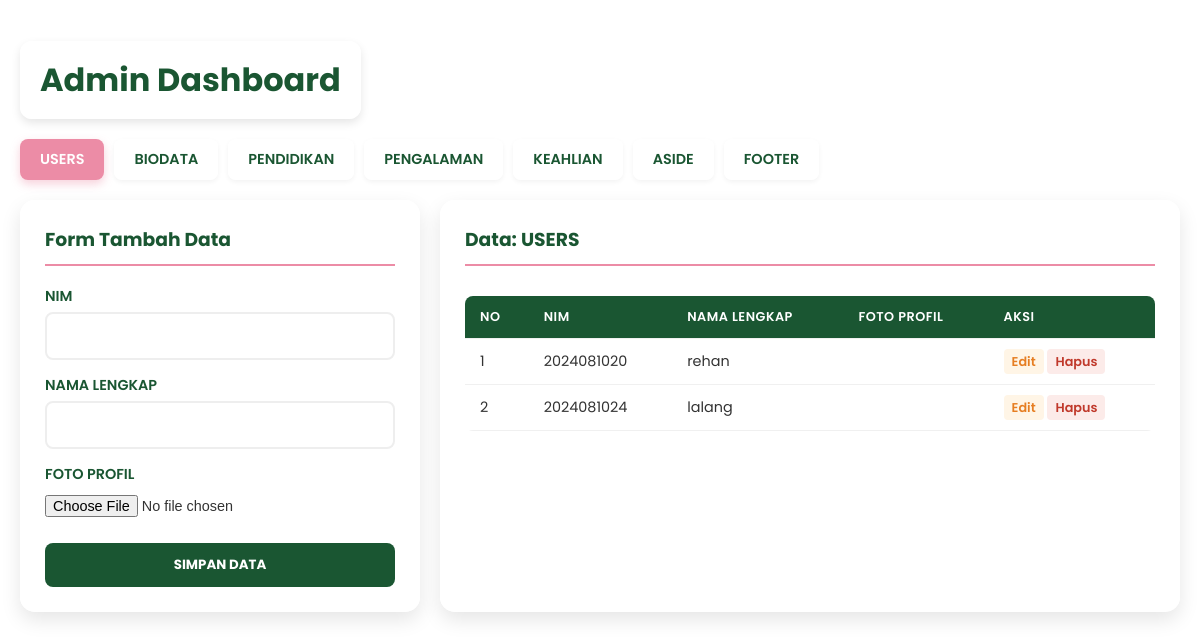
The app's page /admin_profile.php, older data.
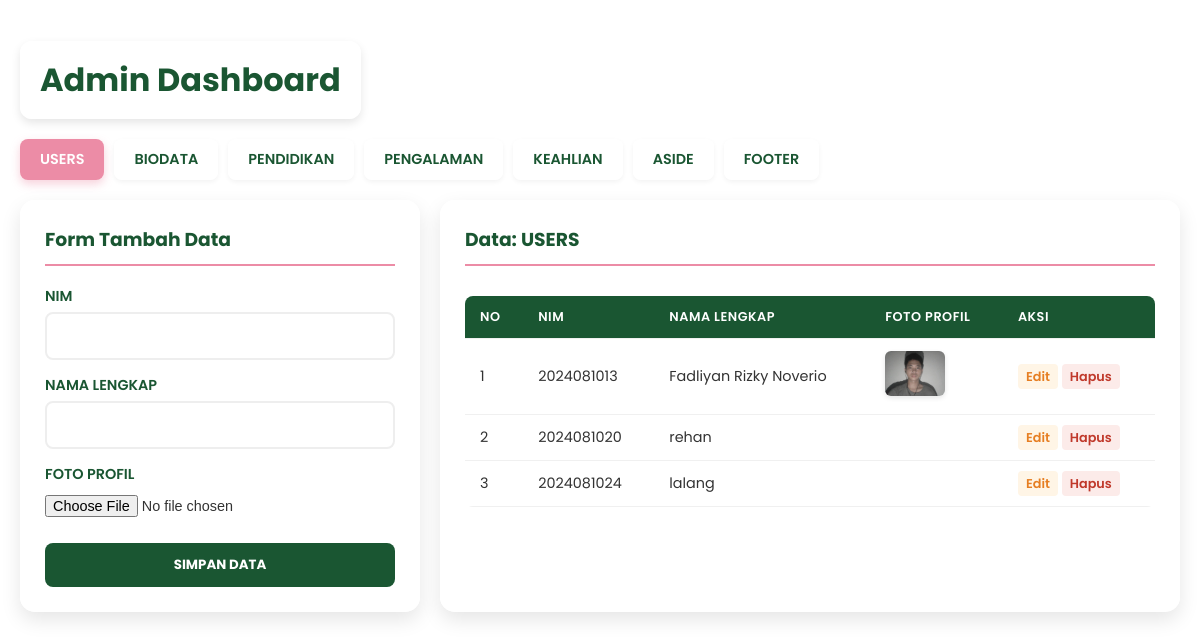
The same page, newer data.
### tables this page shows
CREATE TABLE `tbl_users` (
  `id_user` int(11) NOT NULL,
  `nim` varchar(20) NOT NULL,
  `nama_lengkap` varchar(100) DEFAULT NULL,
  `foto_profil` varchar(255) DEFAULT NULL,
  `foto_background` varchar(255) DEFAULT NULL
);

### admin_profile.php (the view, shortened to what this page needs)
<?php
include("koneksi.php");
$tabel_aktif = isset($_GET['tabel']) ? $_GET['tabel'] : 'tbl_users';
$allowed_tables = [
    'tbl_users'      => ['pk' => 'id_user', 'cols' => ['nim', 'nama_lengkap', 'foto_profil']],
    'tbl_biodata'    => ['pk' => 'id_biodata', 'cols' => ['nim', 'judul', 'isi']],
    'tbl_pendidikan' => ['pk' => 'id_pendidikan', 'cols' => ['nim', 'institusi', 'jurusan', 'tahun']],
    'tbl_pengalaman' => ['pk' => 'id_pengalaman', 'cols' => ['nim', 'judul', 'isi', 'foto']],
    'tbl_keahlian'   => ['pk' => 'id_keahlian', 'cols' => ['nim', 'judul', 'isi']],
    'tbl_aside'      => ['pk' => 'id_aside', 'cols' => ['nim', 'foto', 'nama_kegiatan', 'judul_lagu', 'keterangan', 'lagu']],
    'tbl_footer'     => ['pk' => 'id_footer', 'cols' => ['nim', 'linkedin', 'spotify', 'instagram', 'copyright', 'quote']]
];
$primaryKey = $allowed_tables[$tabel_aktif]['pk'];
$columns    = $allowed_tables[$tabel_aktif]['cols'];
$v_data = [];
$op     = isset($_GET['op']) ? $_GET['op'] : '';
?>
<!DOCTYPE html>
<html lang="id">
<head>
</head>
<body>
    <h1>Admin Dashboard</h1>
    <div class="nav-tabs">
        <?php foreach ($allowed_tables as $tbl => $info): ?>
            <a href="?tabel=<?php echo $tbl; ?>" class="<?php echo ($tabel_aktif == $tbl) ? 'active' : ''; ?>">
                <?php echo strtoupper(str_replace('tbl_', '', $tbl)); ?>
            </a>
        <?php endforeach; ?>
    </div>
    <div class="container">
        <div class="card" style="flex: 0 0 400px;">
            <h3>Form <?php echo ($op == 'edit') ? 'Edit' : 'Tambah'; ?> Data</h3>
            <form action="" method="POST" enctype="multipart/form-data">
                <?php if($tabel_aktif == 'tbl_aside'): ?>
                    <label>NIM</label>
                    <input type="text" name="nim" value="<?= $v_data['nim'] ?? '' ?>">
                    <div class="input-group-custom">
                        <strong>BAGIAN 1: KARTU HOBI</strong>
                        <label>Nama Kegiatan</label>
                        <input type="text" name="nama_kegiatan" value="<?= $v_data['nama_kegiatan'] ?? '' ?>" placeholder="Contoh: Membaca">
                        <label>Foto Kegiatan</label>
                        <input type="file" name="foto">
                        <input type="hidden" name="foto_old" value="<?= $v_data['foto'] ?? '' ?>">
                        <?php if(!empty($v_data['foto'])): ?>
                            <div class="form-preview">
                                <img src="uploads/<?= $v_data['foto'] ?>">
                                <label class="checkbox-del"><input type="checkbox" name="delete_foto" value="1"> Hapus foto?</label>
                            </div>
                        <?php endif; ?>
                    </div>
                    <div class="input-group-custom" style="border-left-color: #EC8CA6;">
                        <strong style="color: #EC8CA6;">BAGIAN 2: MUSIK</strong>
                        <label>Judul Lagu</label>
                        <input type="text" name="judul_lagu" value="<?= $v_data['judul_lagu'] ?? '' ?>" placeholder="Contoh: Kabar Bahagia">
                        <label>Artis / Keterangan</label>
                        <input type="text" name="keterangan" value="<?= $v_data['keterangan'] ?? '' ?>" placeholder="Contoh: Rumahsakit">
                        <label>File Lagu (.mp3)</label>
                        <input type="file" name="lagu" accept=".mp3,audio/*">
                        <input type="hidden" name="lagu_old" value="<?= $v_data['lagu'] ?? '' ?>">
                        <?php if(!empty($v_data['lagu'])): ?>
                            <div class="form-preview">
                                🎵 <?= $v_data['lagu'] ?>
                                <label class="checkbox-del"><input type="checkbox" name="delete_lagu" value="1"> Hapus lagu?</label>
                            </div>
                        <?php endif; ?>
                    </div>
                <?php else: ?>
                    <?php foreach ($columns as $col) {
                        $val = $v_data[$col] ?? '';
                        echo "<label>".strtoupper(str_replace('_',' ',$col))."</label>";
                        if (strpos($col, 'foto') !== false) {
                            echo "<input type='file' name='$col'>";
                        } elseif ($col == 'isi' || $col == 'quote') {
                            echo "<textarea name='$col' rows='4'>$val</textarea>";
                        } else {
                            echo "<input type='text' name='$col' value='$val'>";
                        }
                    } ?>
                <?php endif; ?>
                <input type="submit" name="simpan" value="SIMPAN DATA" class="btn-save">
            </form>
        </div>
        <div class="card">
            <h3>Data: <?php echo strtoupper(str_replace('tbl_', '', $tabel_aktif)); ?></h3>
            <div style="overflow-x:auto;">
                <table>
                    <thead>
                        <tr>
                            <th>No</th>
                            <?php foreach ($columns as $col) echo "<th>".strtoupper(str_replace('_',' ',$col))."</th>"; ?>
                            <th>AKSI</th>
                        </tr>
                    </thead>
                    <tbody>
                        <?php
                        $r = $DB->query("SELECT * FROM $tabel_aktif ORDER BY $primaryKey DESC");
                        $no = 1;
                        while ($d = $r->fetch_assoc()) {
                            echo "<tr><td>".$no++."</td>";
                            foreach ($columns as $col) {
                                $isi = $d[$col] ?? '';
                                if(strpos($col, 'foto') !== false && !empty($isi))
                                    echo "<td><img src='uploads/$isi' class='preview'></td>";
                                elseif($col == 'lagu' && !empty($isi))
                                    echo "<td>🎵 Ada</td>";
                                else
                                    echo "<td>".(strlen($isi)>40 ? substr($isi,0,40)."..." : $isi)."</td>";
                            }
                            echo "<td>
                                <a href='?tabel=$tabel_aktif&op=edit&id={$d[$primaryKey]}' class='act-btn edit'>Edit</a>
                                <a href='?tabel=$tabel_aktif&op=hapus&id={$d[$primaryKey]}' onclick='return confirm(\"Yakin hapus data ini?\")' class='act-btn hapus'>Hapus</a>
                            </td></tr>";
                        }
                        ?>
                    </tbody>
                </table>
            </div>
        </div>
    </div>
</body>
</html>

### admin_profile.php (style rules this page uses)
* { box-sizing: border-box; }
body { font-family: 'Poppins', sans-serif; background: url('https://i.pinimg.com/1200x/59/c5/3e/59c53e7770ca3e101c78aabc9da77d4f.jpg') no-repeat center center fixed; background-size: cover; color: #333; padding: 20px; margin: 0; }
h1 { color: #1a5632; background: rgba(255, 255, 255, 0.9); padding: 15px 20px; border-radius: 12px; display: inline-block; box-shadow: 0 4px 10px rgba(0,0,0,0.1); margin-bottom: 20px; font-weight: 700; }
.nav-tabs { display: flex; flex-wrap: wrap; gap: 10px; margin-bottom: 20px; }
.nav-tabs a { text-decoration: none; padding: 10px 20px; background: rgba(255, 255, 255, 0.8); color: #1a5632; border-radius: 8px; font-weight: 600; font-size: 0.9rem; transition: all 0.3s ease; box-shadow: 0 2px 5px rgba(0,0,0,0.05); }
.nav-tabs a.active { background: #EC8CA6; color: white; box-shadow: 0 4px 10px rgba(236, 140, 166, 0.4); }
.container { display: flex; gap: 20px; flex-direction: column; }
@media (min-width: 900px) { .container { flex-direction: row; } }
.card { background: rgba(255, 255, 255, 0.95); padding: 25px; border-radius: 15px; box-shadow: 0 8px 20px rgba(0,0,0,0.1); flex: 1; backdrop-filter: blur(5px); }
.card h3 { margin-top: 0; color: #1a5632; border-bottom: 2px solid #EC8CA6; padding-bottom: 10px; margin-bottom: 20px; }
label { display: block; margin-top: 15px; font-weight: 600; font-size: 0.9rem; margin-bottom: 5px; color: #1a5632; }
input[type="text"], textarea { width: 100%; padding: 12px; border: 2px solid #eee; border-radius: 8px; font-family: 'Poppins', sans-serif; }
input[type="file"] { margin-top: 5px; font-size: 0.9rem; }
.btn-save { background: #1a5632; color: white; padding: 12px 20px; border: none; cursor: pointer; margin-top: 25px; border-radius: 8px; font-weight: 700; width: 100%; font-family: 'Poppins', sans-serif; transition: background 0.3s; }
table { width: 100%; border-collapse: collapse; margin-top: 10px; background: white; border-radius: 8px; overflow: hidden; }
th, td { padding: 12px 15px; text-align: left; font-size: 0.9rem; border-bottom: 1px solid #f0f0f0; }
th { background: #1a5632; color: white; font-weight: 600; text-transform: uppercase; font-size: 0.8rem; letter-spacing: 0.5px; }
.preview { max-width: 60px; border-radius: 6px; box-shadow: 0 2px 5px rgba(0,0,0,0.1); }
a.act-btn { text-decoration: none; font-weight: 600; padding: 4px 8px; border-radius: 4px; font-size: 0.8rem; }
a.edit { color: #e67e22; background: #fff5e6; }
a.hapus { color: #c0392b; background: #fcebe9; }

Row changes from the older to the newer data that the page shows:
added tbl_users: nim "2024081013", nama_lengkap "Fadliyan Rizky Noverio", foto_profil (picture)
